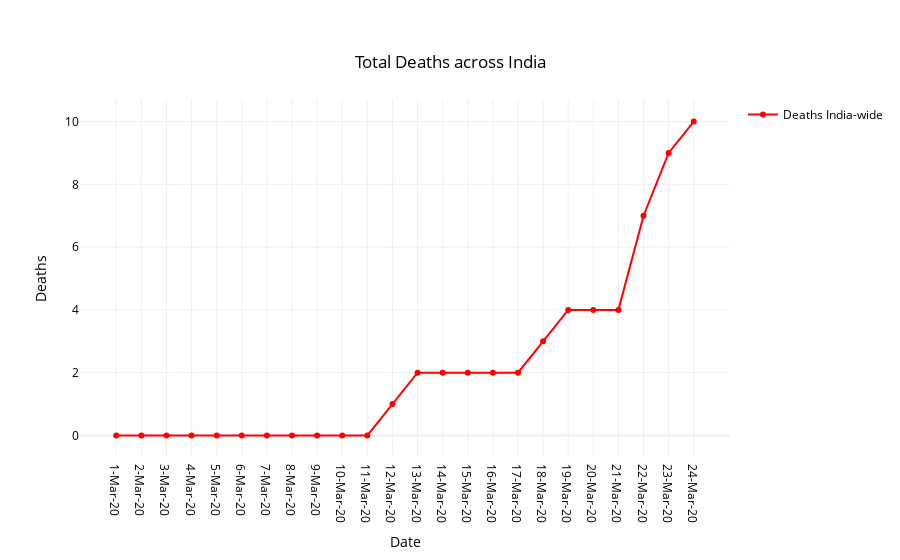

The notebook cell this image was saved under:
### Code cell
fig = go.Figure(data=go.Scatter(x=df2['DATE'], y=df2['DEATHS'], name='Deaths India-wide', 
                                mode='lines+markers', line_color='red'))
fig.update_layout(
    showlegend=True,
    title= {
        'text': 'Total Deaths across India',
        'y':0.9,
        'x':0.5,
        'xanchor': 'center',
        'yanchor': 'top'
    },
    
    xaxis_title="Date",
    template='plotly_white',
    yaxis_title="Deaths",
    font=dict(
        color="black"
    )
)
fig.show()

### Figure 1 — Plotly figure (JSON) as saved in the notebook; plotly's stock layout.template omitted (floating-point values rounded to 4 significant figures)
{"data": [{"line": {"color": "red"}, "mode": "lines+markers", "name": "Deaths India-wide", "type": "scatter", "x": ["1-Mar-20", "2-Mar-20", "3-Mar-20", "4-Mar-20", "5-Mar-20", "6-Mar-20", "7-Mar-20", "8-Mar-20", "9-Mar-20", "10-Mar-20", "11-Mar-20", "12-Mar-20", "13-Mar-20", "14-Mar-20", "15-Mar-20", "16-Mar-20", "17-Mar-20", "18-Mar-20", "19-Mar-20", "20-Mar-20", "21-Mar-20", "22-Mar-20", "23-Mar-20", "24-Mar-20"], "y": [0, 0, 0, 0, 0, 0, 0, 0, 0, 0, 0, 1, 2, 2, 2, 2, 2, 3, 4, 4, 4, 7, 9, 10]}], "layout": {"font": {"color": "black"}, "showlegend": true, "title": {"text": "Total Deaths across India", "x": 0.5, "xanchor": "center", "y": 0.9, "yanchor": "top"}, "xaxis": {"title": {"text": "Date"}}, "yaxis": {"title": {"text": "Deaths"}}}}
